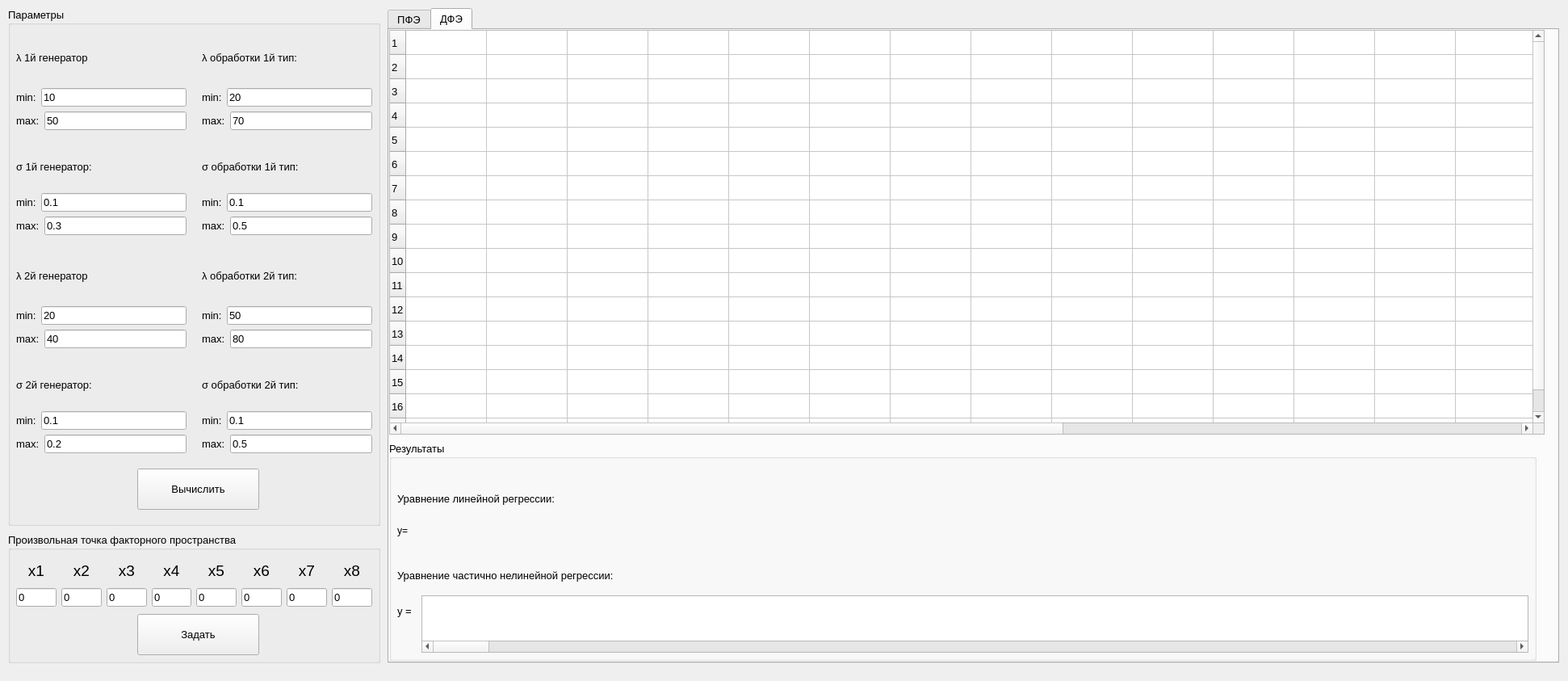
<?xml version="1.0" encoding="UTF-8"?>
<ui version="4.0">
 <class>MainWindow</class>
 <widget class="QMainWindow" name="MainWindow">
  <property name="geometry">
   <rect>
    <x>0</x>
    <y>0</y>
    <width>1942</width>
    <height>843</height>
   </rect>
  </property>
  <property name="sizePolicy">
   <sizepolicy hsizetype="Preferred" vsizetype="Preferred">
    <horstretch>0</horstretch>
    <verstretch>0</verstretch>
   </sizepolicy>
  </property>
  <property name="maximumSize">
   <size>
    <width>16777215</width>
    <height>16777215</height>
   </size>
  </property>
  <property name="windowTitle">
   <string>MainWindow</string>
  </property>
  <widget class="QWidget" name="centralwidget">
   <widget class="QGroupBox" name="groupBox">
    <property name="geometry">
     <rect>
      <x>10</x>
      <y>10</y>
      <width>461</width>
      <height>641</height>
     </rect>
    </property>
    <property name="font">
     <font>
      <pointsize>10</pointsize>
     </font>
    </property>
    <property name="title">
     <string>Параметры</string>
    </property>
    <widget class="QWidget" name="verticalLayoutWidget">
     <property name="geometry">
      <rect>
       <x>10</x>
       <y>30</y>
       <width>211</width>
       <height>121</height>
      </rect>
     </property>
     <layout class="QVBoxLayout" name="verticalLayout">
      <item>
       <widget class="QLabel" name="label">
        <property name="text">
         <string>λ 1й генератор</string>
        </property>
       </widget>
      </item>
      <item>
       <layout class="QHBoxLayout" name="horizontalLayout">
        <item>
         <widget class="QLabel" name="label_3">
          <property name="text">
           <string>min:</string>
          </property>
         </widget>
        </item>
        <item>
         <widget class="QLineEdit" name="min_lambda_gen_1">
          <property name="text">
           <string>10</string>
          </property>
         </widget>
        </item>
       </layout>
      </item>
      <item>
       <layout class="QHBoxLayout" name="horizontalLayout_2">
        <item>
         <widget class="QLabel" name="label_5">
          <property name="text">
           <string>max:</string>
          </property>
         </widget>
        </item>
        <item>
         <widget class="QLineEdit" name="max_lambda_gen_1">
          <property name="text">
           <string>50</string>
          </property>
         </widget>
        </item>
       </layout>
      </item>
     </layout>
    </widget>
    <widget class="QWidget" name="verticalLayoutWidget_2">
     <property name="geometry">
      <rect>
       <x>10</x>
       <y>170</y>
       <width>211</width>
       <height>111</height>
      </rect>
     </property>
     <layout class="QVBoxLayout" name="verticalLayout_2">
      <item>
       <widget class="QLabel" name="label_7">
        <property name="text">
         <string>σ 1й генератор:</string>
        </property>
       </widget>
      </item>
      <item>
       <layout class="QHBoxLayout" name="horizontalLayout_3">
        <item>
         <widget class="QLabel" name="label_8">
          <property name="text">
           <string>min:</string>
          </property>
         </widget>
        </item>
        <item>
         <widget class="QLineEdit" name="min_sigma_gen_1">
          <property name="text">
           <string>0.1</string>
          </property>
         </widget>
        </item>
       </layout>
      </item>
      <item>
       <layout class="QHBoxLayout" name="horizontalLayout_4">
        <item>
         <widget class="QLabel" name="label_9">
          <property name="text">
           <string>max:</string>
          </property>
         </widget>
        </item>
        <item>
         <widget class="QLineEdit" name="max_sigma_gen_1">
          <property name="text">
           <string>0.3</string>
          </property>
         </widget>
        </item>
       </layout>
      </item>
     </layout>
    </widget>
    <widget class="QWidget" name="verticalLayoutWidget_3">
     <property name="geometry">
      <rect>
       <x>240</x>
       <y>30</y>
       <width>211</width>
       <height>121</height>
      </rect>
     </property>
     <layout class="QVBoxLayout" name="verticalLayout_3">
      <item>
       <widget class="QLabel" name="label_10">
        <property name="text">
         <string>λ обработки 1й тип:</string>
        </property>
       </widget>
      </item>
      <item>
       <layout class="QHBoxLayout" name="horizontalLayout_5">
        <item>
         <widget class="QLabel" name="label_11">
          <property name="text">
           <string>min:</string>
          </property>
         </widget>
        </item>
        <item>
         <widget class="QLineEdit" name="min_lambda_proc_1">
          <property name="text">
           <string>20</string>
          </property>
         </widget>
        </item>
       </layout>
      </item>
      <item>
       <layout class="QHBoxLayout" name="horizontalLayout_6">
        <item>
         <widget class="QLabel" name="label_12">
          <property name="text">
           <string>max:</string>
          </property>
         </widget>
        </item>
        <item>
         <widget class="QLineEdit" name="max_lambda_proc_1">
          <property name="text">
           <string>70</string>
          </property>
         </widget>
        </item>
       </layout>
      </item>
     </layout>
    </widget>
    <widget class="QWidget" name="verticalLayoutWidget_4">
     <property name="geometry">
      <rect>
       <x>240</x>
       <y>170</y>
       <width>211</width>
       <height>111</height>
      </rect>
     </property>
     <layout class="QVBoxLayout" name="verticalLayout_4">
      <item>
       <widget class="QLabel" name="label_13">
        <property name="text">
         <string>σ обработки 1й тип:</string>
        </property>
       </widget>
      </item>
      <item>
       <layout class="QHBoxLayout" name="horizontalLayout_7">
        <item>
         <widget class="QLabel" name="label_14">
          <property name="text">
           <string>min:</string>
          </property>
         </widget>
        </item>
        <item>
         <widget class="QLineEdit" name="min_sigma_proc_1">
          <property name="text">
           <string>0.1</string>
          </property>
         </widget>
        </item>
       </layout>
      </item>
      <item>
       <layout class="QHBoxLayout" name="horizontalLayout_8">
        <item>
         <widget class="QLabel" name="label_15">
          <property name="text">
           <string>max:</string>
          </property>
         </widget>
        </item>
        <item>
         <widget class="QLineEdit" name="max_sigma_proc_1">
          <property name="text">
           <string>0.5</string>
          </property>
         </widget>
        </item>
       </layout>
      </item>
     </layout>
    </widget>
    <widget class="QPushButton" name="calculate">
     <property name="geometry">
      <rect>
       <x>160</x>
       <y>570</y>
       <width>151</width>
       <height>51</height>
      </rect>
     </property>
     <property name="text">
      <string>Вычислить</string>
     </property>
    </widget>
    <widget class="QWidget" name="verticalLayoutWidget_5">
     <property name="geometry">
      <rect>
       <x>10</x>
       <y>300</y>
       <width>211</width>
       <height>121</height>
      </rect>
     </property>
     <layout class="QVBoxLayout" name="verticalLayout_9">
      <item>
       <widget class="QLabel" name="label_19">
        <property name="text">
         <string>λ 2й генератор</string>
        </property>
       </widget>
      </item>
      <item>
       <layout class="QHBoxLayout" name="horizontalLayout_10">
        <item>
         <widget class="QLabel" name="label_20">
          <property name="text">
           <string>min:</string>
          </property>
         </widget>
        </item>
        <item>
         <widget class="QLineEdit" name="min_lambda_gen_2">
          <property name="text">
           <string>20</string>
          </property>
         </widget>
        </item>
       </layout>
      </item>
      <item>
       <layout class="QHBoxLayout" name="horizontalLayout_11">
        <item>
         <widget class="QLabel" name="label_21">
          <property name="text">
           <string>max:</string>
          </property>
         </widget>
        </item>
        <item>
         <widget class="QLineEdit" name="max_lambda_gen_2">
          <property name="text">
           <string>40</string>
          </property>
         </widget>
        </item>
       </layout>
      </item>
     </layout>
    </widget>
    <widget class="QWidget" name="verticalLayoutWidget_6">
     <property name="geometry">
      <rect>
       <x>10</x>
       <y>440</y>
       <width>211</width>
       <height>111</height>
      </rect>
     </property>
     <layout class="QVBoxLayout" name="verticalLayout_10">
      <item>
       <widget class="QLabel" name="label_22">
        <property name="text">
         <string>σ 2й генератор:</string>
        </property>
       </widget>
      </item>
      <item>
       <layout class="QHBoxLayout" name="horizontalLayout_12">
        <item>
         <widget class="QLabel" name="label_23">
          <property name="text">
           <string>min:</string>
          </property>
         </widget>
        </item>
        <item>
         <widget class="QLineEdit" name="min_sigma_gen_2">
          <property name="text">
           <string>0.1</string>
          </property>
         </widget>
        </item>
       </layout>
      </item>
      <item>
       <layout class="QHBoxLayout" name="horizontalLayout_13">
        <item>
         <widget class="QLabel" name="label_24">
          <property name="text">
           <string>max:</string>
          </property>
         </widget>
        </item>
        <item>
         <widget class="QLineEdit" name="max_sigma_gen_2">
          <property name="text">
           <string>0.2</string>
          </property>
         </widget>
        </item>
       </layout>
      </item>
     </layout>
    </widget>
    <widget class="QWidget" name="verticalLayoutWidget_7">
     <property name="geometry">
      <rect>
       <x>240</x>
       <y>300</y>
       <width>211</width>
       <height>121</height>
      </rect>
     </property>
     <layout class="QVBoxLayout" name="verticalLayout_11">
      <item>
       <widget class="QLabel" name="label_25">
        <property name="text">
         <string>λ обработки 2й тип:</string>
        </property>
       </widget>
      </item>
      <item>
       <layout class="QHBoxLayout" name="horizontalLayout_14">
        <item>
         <widget class="QLabel" name="label_26">
          <property name="text">
           <string>min:</string>
          </property>
         </widget>
        </item>
        <item>
         <widget class="QLineEdit" name="min_lambda_proc_2">
          <property name="text">
           <string>50</string>
          </property>
         </widget>
        </item>
       </layout>
      </item>
      <item>
       <layout class="QHBoxLayout" name="horizontalLayout_15">
        <item>
         <widget class="QLabel" name="label_27">
          <property name="text">
           <string>max:</string>
          </property>
         </widget>
        </item>
        <item>
         <widget class="QLineEdit" name="max_lambda_proc_2">
          <property name="text">
           <string>80</string>
          </property>
         </widget>
        </item>
       </layout>
      </item>
     </layout>
    </widget>
    <widget class="QWidget" name="verticalLayoutWidget_8">
     <property name="geometry">
      <rect>
       <x>240</x>
       <y>440</y>
       <width>211</width>
       <height>111</height>
      </rect>
     </property>
     <layout class="QVBoxLayout" name="verticalLayout_12">
      <item>
       <widget class="QLabel" name="label_28">
        <property name="text">
         <string>σ обработки 2й тип:</string>
        </property>
       </widget>
      </item>
      <item>
       <layout class="QHBoxLayout" name="horizontalLayout_16">
        <item>
         <widget class="QLabel" name="label_29">
          <property name="text">
           <string>min:</string>
          </property>
         </widget>
        </item>
        <item>
         <widget class="QLineEdit" name="min_sigma_proc_2">
          <property name="text">
           <string>0.1</string>
          </property>
         </widget>
        </item>
       </layout>
      </item>
      <item>
       <layout class="QHBoxLayout" name="horizontalLayout_17">
        <item>
         <widget class="QLabel" name="label_30">
          <property name="text">
           <string>max:</string>
          </property>
         </widget>
        </item>
        <item>
         <widget class="QLineEdit" name="max_sigma_proc_2">
          <property name="text">
           <string>0.5</string>
          </property>
         </widget>
        </item>
       </layout>
      </item>
     </layout>
    </widget>
   </widget>
   <widget class="QGroupBox" name="groupBox_2">
    <property name="geometry">
     <rect>
      <x>10</x>
      <y>660</y>
      <width>461</width>
      <height>161</height>
     </rect>
    </property>
    <property name="font">
     <font>
      <pointsize>10</pointsize>
     </font>
    </property>
    <property name="title">
     <string>Произвольная точка факторного пространства</string>
    </property>
    <widget class="QWidget" name="horizontalLayoutWidget_3">
     <property name="geometry">
      <rect>
       <x>10</x>
       <y>30</y>
       <width>441</width>
       <height>61</height>
      </rect>
     </property>
     <layout class="QHBoxLayout" name="horizontalLayout_9">
      <item>
       <layout class="QVBoxLayout" name="verticalLayout_5">
        <item>
         <widget class="QLabel" name="label_2">
          <property name="font">
           <font>
            <pointsize>14</pointsize>
           </font>
          </property>
          <property name="text">
           <string>x1</string>
          </property>
          <property name="alignment">
           <set>Qt::AlignCenter</set>
          </property>
         </widget>
        </item>
        <item>
         <widget class="QLineEdit" name="x1">
          <property name="text">
           <string>0</string>
          </property>
         </widget>
        </item>
       </layout>
      </item>
      <item>
       <layout class="QVBoxLayout" name="verticalLayout_6">
        <item>
         <widget class="QLabel" name="label_4">
          <property name="font">
           <font>
            <pointsize>14</pointsize>
           </font>
          </property>
          <property name="text">
           <string>x2</string>
          </property>
          <property name="alignment">
           <set>Qt::AlignCenter</set>
          </property>
         </widget>
        </item>
        <item>
         <widget class="QLineEdit" name="x2">
          <property name="text">
           <string>0</string>
          </property>
         </widget>
        </item>
       </layout>
      </item>
      <item>
       <layout class="QVBoxLayout" name="verticalLayout_7">
        <item>
         <widget class="QLabel" name="label_6">
          <property name="font">
           <font>
            <pointsize>14</pointsize>
           </font>
          </property>
          <property name="text">
           <string>x3</string>
          </property>
          <property name="alignment">
           <set>Qt::AlignCenter</set>
          </property>
         </widget>
        </item>
        <item>
         <widget class="QLineEdit" name="x3">
          <property name="text">
           <string>0</string>
          </property>
         </widget>
        </item>
       </layout>
      </item>
      <item>
       <layout class="QVBoxLayout" name="verticalLayout_8">
        <item>
         <widget class="QLabel" name="label_16">
          <property name="font">
           <font>
            <pointsize>14</pointsize>
           </font>
          </property>
          <property name="text">
           <string>x4</string>
          </property>
          <property name="alignment">
           <set>Qt::AlignCenter</set>
          </property>
         </widget>
        </item>
        <item>
         <widget class="QLineEdit" name="x4">
          <property name="text">
           <string>0</string>
          </property>
         </widget>
        </item>
       </layout>
      </item>
      <item>
       <layout class="QVBoxLayout" name="verticalLayout_13">
        <item>
         <widget class="QLabel" name="label_31">
          <property name="font">
           <font>
            <pointsize>14</pointsize>
           </font>
          </property>
          <property name="text">
           <string>x5</string>
          </property>
          <property name="alignment">
           <set>Qt::AlignCenter</set>
          </property>
         </widget>
        </item>
        <item>
         <widget class="QLineEdit" name="x5">
          <property name="text">
           <string>0</string>
          </property>
         </widget>
        </item>
       </layout>
      </item>
      <item>
       <layout class="QVBoxLayout" name="verticalLayout_14">
        <item>
         <widget class="QLabel" name="label_32">
          <property name="font">
           <font>
            <pointsize>14</pointsize>
           </font>
          </property>
          <property name="text">
           <string>x6</string>
          </property>
          <property name="alignment">
           <set>Qt::AlignCenter</set>
          </property>
         </widget>
        </item>
        <item>
         <widget class="QLineEdit" name="x6">
          <property name="text">
           <string>0</string>
          </property>
         </widget>
        </item>
       </layout>
      </item>
      <item>
       <layout class="QVBoxLayout" name="verticalLayout_15">
        <item>
         <widget class="QLabel" name="label_34">
          <property name="font">
           <font>
            <pointsize>14</pointsize>
           </font>
          </property>
          <property name="text">
           <string>x7</string>
          </property>
          <property name="alignment">
           <set>Qt::AlignCenter</set>
          </property>
         </widget>
        </item>
        <item>
         <widget class="QLineEdit" name="x7">
          <property name="text">
           <string>0</string>
          </property>
         </widget>
        </item>
       </layout>
      </item>
      <item>
       <layout class="QVBoxLayout" name="verticalLayout_16">
        <item>
         <widget class="QLabel" name="label_35">
          <property name="font">
           <font>
            <pointsize>14</pointsize>
           </font>
          </property>
          <property name="text">
           <string>x8</string>
          </property>
          <property name="alignment">
           <set>Qt::AlignCenter</set>
          </property>
         </widget>
        </item>
        <item>
         <widget class="QLineEdit" name="x8">
          <property name="text">
           <string>0</string>
          </property>
         </widget>
        </item>
       </layout>
      </item>
     </layout>
    </widget>
    <widget class="QPushButton" name="custom">
     <property name="geometry">
      <rect>
       <x>160</x>
       <y>100</y>
       <width>151</width>
       <height>51</height>
      </rect>
     </property>
     <property name="text">
      <string>Задать</string>
     </property>
    </widget>
   </widget>
   <widget class="QTabWidget" name="tabWidget">
    <property name="geometry">
     <rect>
      <x>480</x>
      <y>10</y>
      <width>1451</width>
      <height>811</height>
     </rect>
    </property>
    <property name="font">
     <font>
      <pointsize>10</pointsize>
     </font>
    </property>
    <property name="currentIndex">
     <number>1</number>
    </property>
    <widget class="QWidget" name="tab">
     <attribute name="title">
      <string>ПФЭ</string>
     </attribute>
     <widget class="QTableWidget" name="table_pfe">
      <property name="geometry">
       <rect>
        <x>0</x>
        <y>0</y>
        <width>1421</width>
        <height>501</height>
       </rect>
      </property>
      <property name="rowCount">
       <number>256</number>
      </property>
      <property name="columnCount">
       <number>261</number>
      </property>
      <attribute name="horizontalHeaderVisible">
       <bool>false</bool>
      </attribute>
      <row/>
      <row/>
      <row/>
      <row/>
      <row/>
      <row/>
      <row/>
      <row/>
      <row/>
      <row/>
      <row/>
      <row/>
      <row/>
      <row/>
      <row/>
      <row/>
      <row/>
      <row/>
      <row/>
      <row/>
      <row/>
      <row/>
      <row/>
      <row/>
      <row/>
      <row/>
      <row/>
      <row/>
      <row/>
      <row/>
      <row/>
      <row/>
      <row/>
      <row/>
      <row/>
      <row/>
      <row/>
      <row/>
      <row/>
      <row/>
      <row/>
      <row/>
      <row/>
      <row/>
      <row/>
      <row/>
      <row/>
      <row/>
      <row/>
      <row/>
      <row/>
      <row/>
      <row/>
      <row/>
      <row/>
      <row/>
      <row/>
      <row/>
      <row/>
      <row/>
      <row/>
      <row/>
      <row/>
      <row/>
      <row/>
      <row/>
      <row/>
      <row/>
      <row/>
      <row/>
      <row/>
      <row/>
      <row/>
      <row/>
      <row/>
      <row/>
      <row/>
      <row/>
      <row/>
      <row/>
      <row/>
      <row/>
      <row/>
      <row/>
      <row/>
      <row/>
      <row/>
      <row/>
      <row/>
      <row/>
      <row/>
      <row/>
      <row/>
      <row/>
      <row/>
      <row/>
      <row/>
      <row/>
      <row/>
      <row/>
      <row/>
      <row/>
      <row/>
      <row/>
      <row/>
      <row/>
      <row/>
      <row/>
      <row/>
      <row/>
      <row/>
      <row/>
      <row/>
      <row/>
      <row/>
      <row/>
      <row/>
      <row/>
      <row/>
      <row/>
      <row/>
      <row/>
      <row/>
      <row/>
      <row/>
      <row/>
      <row/>
      <row/>
      <row/>
      <row/>
      <row/>
      <row/>
      <row/>
      <row/>
      <row/>
      <row/>
      <row/>
      <row/>
      <row/>
      <row/>
      <row/>
      <row/>
      <row/>
      <row/>
      <row/>
      <row/>
      <row/>
      <row/>
      <row/>
      <row/>
      <row/>
      <row/>
      <row/>
      <row/>
      <row/>
      <row/>
      <row/>
      <row/>
      <row/>
      <row/>
      <row/>
      <row/>
      <row/>
      <row/>
      <row/>
      <row/>
      <row/>
      <row/>
      <row/>
      <row/>
      <row/>
      <row/>
      <row/>
      <row/>
      <row/>
      <row/>
      <row/>
      <row/>
      <row/>
      <row/>
      <row/>
      <row/>
      <row/>
      <row/>
      <row/>
      <row/>
      <row/>
      <row/>
      <row/>
      <row/>
      <row/>
      <row/>
      <row/>
      <row/>
      <row/>
      <row/>
      <row/>
      <row/>
      <row/>
      <row/>
      <row/>
      <row/>
      <row/>
      <row/>
      <row/>
      <row/>
      <row/>
      <row/>
      <row/>
      <row/>
      <row/>
      <row/>
      <row/>
      <row/>
      <row/>
      <row/>
      <row/>
      <row/>
      <row/>
      <row/>
      <row/>
      <row/>
      <row/>
      <row/>
      <row/>
      <row/>
      <row/>
      <row/>
      <row/>
      <row/>
      <row/>
      <row/>
      <row/>
      <row/>
      <row/>
      <row/>
      <row/>
      <row/>
      <row/>
      <row/>
      <row/>
      <row/>
      <row/>
      <row/>
      <row/>
      <row/>
      <row/>
      <row/>
      <row/>
      <row/>
      <row/>
      <row/>
      <row/>
      <row/>
      <row/>
      <row/>
      <column/>
      <column/>
      <column/>
      <column/>
      <column/>
      <column/>
      <column/>
      <column/>
      <column/>
      <column/>
      <column/>
      <column/>
      <column/>
      <column/>
      <column/>
      <column/>
      <column/>
      <column/>
      <column/>
      <column/>
      <column/>
      <column/>
      <column/>
      <column/>
      <column/>
      <column/>
      <column/>
      <column/>
      <column/>
      <column/>
      <column/>
      <column/>
      <column/>
      <column/>
      <column/>
      <column/>
      <column/>
      <column/>
      <column/>
      <column/>
      <column/>
      <column/>
      <column/>
      <column/>
      <column/>
      <column/>
      <column/>
      <column/>
      <column/>
      <column/>
      <column/>
      <column/>
      <column/>
      <column/>
      <column/>
      <column/>
      <column/>
      <column/>
      <column/>
      <column/>
      <column/>
      <column/>
      <column/>
      <column/>
      <column/>
      <column/>
      <column/>
      <column/>
      <column/>
      <column/>
      <column/>
      <column/>
      <column/>
      <column/>
      <column/>
      <column/>
      <column/>
      <column/>
      <column/>
      <column/>
      <column/>
      <column/>
      <column/>
      <column/>
      <column/>
      <column/>
      <column/>
      <column/>
      <column/>
      <column/>
      <column/>
      <column/>
      <column/>
      <column/>
      <column/>
      <column/>
      <column/>
      <column/>
      <column/>
      <column/>
      <column/>
      <column/>
      <column/>
      <column/>
      <column/>
      <column/>
      <column/>
      <column/>
      <column/>
      <column/>
      <column/>
      <column/>
      <column/>
      <column/>
      <column/>
      <column/>
      <column/>
      <column/>
      <column/>
      <column/>
      <column/>
      <column/>
      <column/>
      <column/>
      <column/>
      <column/>
      <column/>
      <column/>
      <column/>
      <column/>
      <column/>
      <column/>
      <column/>
      <column/>
      <column/>
      <column/>
      <column/>
      <column/>
      <column/>
      <column/>
      <column/>
      <column/>
      <column/>
      <column/>
      <column/>
      <column/>
      <column/>
      <column/>
      <column/>
      <column/>
      <column/>
      <column/>
      <column/>
      <column/>
      <column/>
      <column/>
      <column/>
      <column/>
      <column/>
      <column/>
      <column/>
      <column/>
      <column/>
      <column/>
      <column/>
      <column/>
      <column/>
      <column/>
      <column/>
      <column/>
      <column/>
      <column/>
      <column/>
      <column/>
      <column/>
      <column/>
      <column/>
      <column/>
      <column/>
      <column/>
      <column/>
      <column/>
      <column/>
      <column/>
      <column/>
      <column/>
      <column/>
      <column/>
      <column/>
      <column/>
      <column/>
      <column/>
      <column/>
      <column/>
      <column/>
      <column/>
      <column/>
      <column/>
      <column/>
      <column/>
      <column/>
      <column/>
      <column/>
      <column/>
      <column/>
      <column/>
      <column/>
      <column/>
      <column/>
      <column/>
      <column/>
      <column/>
      <column/>
      <column/>
      <column/>
      <column/>
      <column/>
      <column/>
      <column/>
      <column/>
      <column/>
      <column/>
      <column/>
      <column/>
      <column/>
      <column/>
      <column/>
      <column/>
      <column/>
      <column/>
      <column/>
      <column/>
      <column/>
      <column/>
      <column/>
      <column/>
      <column/>
      <column/>
      <column/>
      <column/>
      <column/>
      <column/>
      <column/>
      <column/>
      <column/>
      <column/>
      <column/>
      <column/>
      <column/>
      <column/>
      <column/>
      <column/>
      <column/>
      <column/>
      <column/>
      <column/>
      <column/>
      <column/>
      <column/>
      <column/>
      <column/>
     </widget>
     <widget class="QGroupBox" name="groupBox_3">
      <property name="geometry">
       <rect>
        <x>0</x>
        <y>510</y>
        <width>1421</width>
        <height>271</height>
       </rect>
      </property>
      <property name="sizePolicy">
       <sizepolicy hsizetype="Expanding" vsizetype="Preferred">
        <horstretch>1</horstretch>
        <verstretch>0</verstretch>
       </sizepolicy>
      </property>
      <property name="font">
       <font>
        <pointsize>10</pointsize>
       </font>
      </property>
      <property name="title">
       <string>Результаты</string>
      </property>
      <widget class="QLabel" name="label_17">
       <property name="geometry">
        <rect>
         <x>10</x>
         <y>50</y>
         <width>741</width>
         <height>41</height>
        </rect>
       </property>
       <property name="text">
        <string>Уравнение линейной регрессии:</string>
       </property>
      </widget>
      <widget class="QLabel" name="label_79">
       <property name="geometry">
        <rect>
         <x>10</x>
         <y>140</y>
         <width>741</width>
         <height>51</height>
        </rect>
       </property>
       <property name="text">
        <string>Уравнение частично нелинейной регрессии:</string>
       </property>
      </widget>
      <widget class="QLabel" name="label_18">
       <property name="geometry">
        <rect>
         <x>10</x>
         <y>90</y>
         <width>31</width>
         <height>39</height>
        </rect>
       </property>
       <property name="font">
        <font>
         <pointsize>9</pointsize>
        </font>
       </property>
       <property name="text">
        <string>y=</string>
       </property>
      </widget>
      <widget class="QLabel" name="linear_text">
       <property name="geometry">
        <rect>
         <x>30</x>
         <y>90</y>
         <width>1381</width>
         <height>39</height>
        </rect>
       </property>
       <property name="font">
        <font>
         <pointsize>9</pointsize>
        </font>
       </property>
       <property name="text">
        <string/>
       </property>
      </widget>
      <widget class="QLabel" name="label_33">
       <property name="geometry">
        <rect>
         <x>10</x>
         <y>190</y>
         <width>31</width>
         <height>39</height>
        </rect>
       </property>
       <property name="font">
        <font>
         <pointsize>10</pointsize>
        </font>
       </property>
       <property name="text">
        <string>y = </string>
       </property>
      </widget>
      <widget class="QTableWidget" name="nonlinear_text">
       <property name="geometry">
        <rect>
         <x>40</x>
         <y>190</y>
         <width>1371</width>
         <height>71</height>
        </rect>
       </property>
       <property name="showGrid">
        <bool>false</bool>
       </property>
       <property name="wordWrap">
        <bool>true</bool>
       </property>
       <property name="rowCount">
        <number>1</number>
       </property>
       <property name="columnCount">
        <number>256</number>
       </property>
       <attribute name="horizontalHeaderVisible">
        <bool>false</bool>
       </attribute>
       <attribute name="horizontalHeaderHighlightSections">
        <bool>false</bool>
       </attribute>
       <attribute name="verticalHeaderVisible">
        <bool>false</bool>
       </attribute>
       <row/>
       <column/>
       <column/>
       <column/>
       <column/>
       <column/>
       <column/>
       <column/>
       <column/>
       <column/>
       <column/>
       <column/>
       <column/>
       <column/>
       <column/>
       <column/>
       <column/>
       <column/>
       <column/>
       <column/>
       <column/>
       <column/>
       <column/>
       <column/>
       <column/>
       <column/>
       <column/>
       <column/>
       <column/>
       <column/>
       <column/>
       <column/>
       <column/>
       <column/>
       <column/>
       <column/>
       <column/>
       <column/>
       <column/>
       <column/>
       <column/>
       <column/>
       <column/>
       <column/>
       <column/>
       <column/>
       <column/>
       <column/>
       <column/>
       <column/>
       <column/>
       <column/>
       <column/>
       <column/>
       <column/>
       <column/>
       <column/>
       <column/>
       <column/>
       <column/>
       <column/>
       <column/>
       <column/>
       <column/>
       <column/>
       <column/>
       <column/>
       <column/>
       <column/>
       <column/>
       <column/>
       <column/>
       <column/>
       <column/>
       <column/>
       <column/>
       <column/>
       <column/>
       <column/>
       <column/>
       <column/>
       <column/>
       <column/>
       <column/>
       <column/>
       <column/>
       <column/>
       <column/>
       <column/>
       <column/>
       <column/>
       <column/>
       <column/>
       <column/>
       <column/>
       <column/>
       <column/>
       <column/>
       <column/>
       <column/>
       <column/>
       <column/>
       <column/>
       <column/>
       <column/>
       <column/>
       <column/>
       <column/>
       <column/>
       <column/>
       <column/>
       <column/>
       <column/>
       <column/>
       <column/>
       <column/>
       <column/>
       <column/>
       <column/>
       <column/>
       <column/>
       <column/>
       <column/>
       <column/>
       <column/>
       <column/>
       <column/>
       <column/>
       <column/>
       <column/>
       <column/>
       <column/>
       <column/>
       <column/>
       <column/>
       <column/>
       <column/>
       <column/>
       <column/>
       <column/>
       <column/>
       <column/>
       <column/>
       <column/>
       <column/>
       <column/>
       <column/>
       <column/>
       <column/>
       <column/>
       <column/>
       <column/>
       <column/>
       <column/>
       <column/>
       <column/>
       <column/>
       <column/>
       <column/>
       <column/>
       <column/>
       <column/>
       <column/>
       <column/>
       <column/>
       <column/>
       <column/>
       <column/>
       <column/>
       <column/>
       <column/>
       <column/>
       <column/>
       <column/>
       <column/>
       <column/>
       <column/>
       <column/>
       <column/>
       <column/>
       <column/>
       <column/>
       <column/>
       <column/>
       <column/>
       <column/>
       <column/>
       <column/>
       <column/>
       <column/>
       <column/>
       <column/>
       <column/>
       <column/>
       <column/>
       <column/>
       <column/>
       <column/>
       <column/>
       <column/>
       <column/>
       <column/>
       <column/>
       <column/>
       <column/>
       <column/>
       <column/>
       <column/>
       <column/>
       <column/>
       <column/>
       <column/>
       <column/>
       <column/>
       <column/>
       <column/>
       <column/>
       <column/>
       <column/>
       <column/>
       <column/>
       <column/>
       <column/>
       <column/>
       <column/>
       <column/>
       <column/>
       <column/>
       <column/>
       <column/>
       <column/>
       <column/>
       <column/>
       <column/>
       <column/>
       <column/>
       <column/>
       <column/>
       <column/>
       <column/>
       <column/>
       <column/>
       <column/>
       <column/>
       <column/>
       <column/>
       <column/>
       <column/>
       <column/>
       <column/>
       <column/>
       <column/>
       <column/>
       <column/>
       <column/>
       <column/>
       <column/>
      </widget>
     </widget>
    </widget>
    <widget class="QWidget" name="tab_2">
     <attribute name="title">
      <string>ДФЭ</string>
     </attribute>
     <widget class="QGroupBox" name="groupBox_4">
      <property name="geometry">
       <rect>
        <x>0</x>
        <y>510</y>
        <width>1421</width>
        <height>271</height>
       </rect>
      </property>
      <property name="sizePolicy">
       <sizepolicy hsizetype="Expanding" vsizetype="Preferred">
        <horstretch>1</horstretch>
        <verstretch>0</verstretch>
       </sizepolicy>
      </property>
      <property name="font">
       <font>
        <pointsize>10</pointsize>
       </font>
      </property>
      <property name="title">
       <string>Результаты</string>
      </property>
      <widget class="QLabel" name="label_36">
       <property name="geometry">
        <rect>
         <x>10</x>
         <y>50</y>
         <width>741</width>
         <height>41</height>
        </rect>
       </property>
       <property name="text">
        <string>Уравнение линейной регрессии:</string>
       </property>
      </widget>
      <widget class="QLabel" name="label_80">
       <property name="geometry">
        <rect>
         <x>10</x>
         <y>140</y>
         <width>741</width>
         <height>51</height>
        </rect>
       </property>
       <property name="text">
        <string>Уравнение частично нелинейной регрессии:</string>
       </property>
      </widget>
      <widget class="QLabel" name="label_37">
       <property name="geometry">
        <rect>
         <x>10</x>
         <y>90</y>
         <width>31</width>
         <height>39</height>
        </rect>
       </property>
       <property name="font">
        <font>
         <pointsize>9</pointsize>
        </font>
       </property>
       <property name="text">
        <string>y=</string>
       </property>
      </widget>
      <widget class="QLabel" name="linear_text_dfe">
       <property name="geometry">
        <rect>
         <x>30</x>
         <y>90</y>
         <width>1381</width>
         <height>39</height>
        </rect>
       </property>
       <property name="font">
        <font>
         <pointsize>9</pointsize>
        </font>
       </property>
       <property name="text">
        <string/>
       </property>
      </widget>
      <widget class="QLabel" name="label_38">
       <property name="geometry">
        <rect>
         <x>10</x>
         <y>190</y>
         <width>31</width>
         <height>39</height>
        </rect>
       </property>
       <property name="font">
        <font>
         <pointsize>10</pointsize>
        </font>
       </property>
       <property name="text">
        <string>y = </string>
       </property>
      </widget>
      <widget class="QTableWidget" name="nonlinear_text_dfe">
       <property name="geometry">
        <rect>
         <x>40</x>
         <y>190</y>
         <width>1371</width>
         <height>71</height>
        </rect>
       </property>
       <property name="showGrid">
        <bool>false</bool>
       </property>
       <property name="wordWrap">
        <bool>true</bool>
       </property>
       <property name="rowCount">
        <number>1</number>
       </property>
       <property name="columnCount">
        <number>256</number>
       </property>
       <attribute name="horizontalHeaderVisible">
        <bool>false</bool>
       </attribute>
       <attribute name="horizontalHeaderHighlightSections">
        <bool>false</bool>
       </attribute>
       <attribute name="verticalHeaderVisible">
        <bool>false</bool>
       </attribute>
       <row/>
       <column/>
       <column/>
       <column/>
       <column/>
       <column/>
       <column/>
       <column/>
       <column/>
       <column/>
       <column/>
       <column/>
       <column/>
       <column/>
       <column/>
       <column/>
       <column/>
       <column/>
       <column/>
       <column/>
       <column/>
       <column/>
       <column/>
       <column/>
       <column/>
       <column/>
       <column/>
       <column/>
       <column/>
       <column/>
       <column/>
       <column/>
       <column/>
       <column/>
       <column/>
       <column/>
       <column/>
       <column/>
       <column/>
       <column/>
       <column/>
       <column/>
       <column/>
       <column/>
       <column/>
       <column/>
       <column/>
       <column/>
       <column/>
       <column/>
       <column/>
       <column/>
       <column/>
       <column/>
       <column/>
       <column/>
       <column/>
       <column/>
       <column/>
       <column/>
       <column/>
       <column/>
       <column/>
       <column/>
       <column/>
       <column/>
       <column/>
       <column/>
       <column/>
       <column/>
       <column/>
       <column/>
       <column/>
       <column/>
       <column/>
       <column/>
       <column/>
       <column/>
       <column/>
       <column/>
       <column/>
       <column/>
       <column/>
       <column/>
       <column/>
       <column/>
       <column/>
       <column/>
       <column/>
       <column/>
       <column/>
       <column/>
       <column/>
       <column/>
       <column/>
       <column/>
       <column/>
       <column/>
       <column/>
       <column/>
       <column/>
       <column/>
       <column/>
       <column/>
       <column/>
       <column/>
       <column/>
       <column/>
       <column/>
       <column/>
       <column/>
       <column/>
       <column/>
       <column/>
       <column/>
       <column/>
       <column/>
       <column/>
       <column/>
       <column/>
       <column/>
       <column/>
       <column/>
       <column/>
       <column/>
       <column/>
       <column/>
       <column/>
       <column/>
       <column/>
       <column/>
       <column/>
       <column/>
       <column/>
       <column/>
       <column/>
       <column/>
       <column/>
       <column/>
       <column/>
       <column/>
       <column/>
       <column/>
       <column/>
       <column/>
       <column/>
       <column/>
       <column/>
       <column/>
       <column/>
       <column/>
       <column/>
       <column/>
       <column/>
       <column/>
       <column/>
       <column/>
       <column/>
       <column/>
       <column/>
       <column/>
       <column/>
       <column/>
       <column/>
       <column/>
       <column/>
       <column/>
       <column/>
       <column/>
       <column/>
       <column/>
       <column/>
       <column/>
       <column/>
       <column/>
       <column/>
       <column/>
       <column/>
       <column/>
       <column/>
       <column/>
       <column/>
       <column/>
       <column/>
       <column/>
       <column/>
       <column/>
       <column/>
       <column/>
       <column/>
       <column/>
       <column/>
       <column/>
       <column/>
       <column/>
       <column/>
       <column/>
       <column/>
       <column/>
       <column/>
       <column/>
       <column/>
       <column/>
       <column/>
       <column/>
       <column/>
       <column/>
       <column/>
       <column/>
       <column/>
       <column/>
       <column/>
       <column/>
       <column/>
       <column/>
       <column/>
       <column/>
       <column/>
       <column/>
       <column/>
       <column/>
       <column/>
       <column/>
       <column/>
       <column/>
       <column/>
       <column/>
       <column/>
       <column/>
       <column/>
       <column/>
       <column/>
       <column/>
       <column/>
       <column/>
       <column/>
       <column/>
       <column/>
       <column/>
       <column/>
       <column/>
       <column/>
       <column/>
       <column/>
       <column/>
       <column/>
       <column/>
       <column/>
       <column/>
       <column/>
       <column/>
       <column/>
       <column/>
       <column/>
       <column/>
       <column/>
       <column/>
      </widget>
     </widget>
     <widget class="QTableWidget" name="table_dfe">
      <property name="geometry">
       <rect>
        <x>0</x>
        <y>0</y>
        <width>1431</width>
        <height>501</height>
       </rect>
      </property>
      <property name="rowCount">
       <number>17</number>
      </property>
      <property name="columnCount">
       <number>22</number>
      </property>
      <attribute name="horizontalHeaderVisible">
       <bool>false</bool>
      </attribute>
      <row/>
      <row/>
      <row/>
      <row/>
      <row/>
      <row/>
      <row/>
      <row/>
      <row/>
      <row/>
      <row/>
      <row/>
      <row/>
      <row/>
      <row/>
      <row/>
      <row/>
      <column/>
      <column/>
      <column/>
      <column/>
      <column/>
      <column/>
      <column/>
      <column/>
      <column/>
      <column/>
      <column/>
      <column/>
      <column/>
      <column/>
      <column/>
      <column/>
      <column/>
      <column/>
      <column/>
      <column/>
      <column/>
      <column/>
     </widget>
    </widget>
   </widget>
  </widget>
 </widget>
 <resources/>
 <connections/>
</ui>
